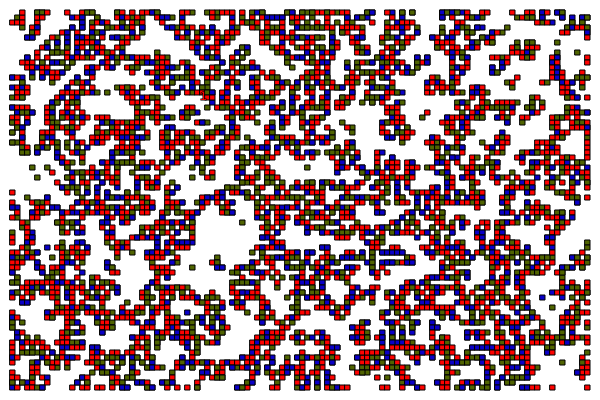
Frame 1 (no input)
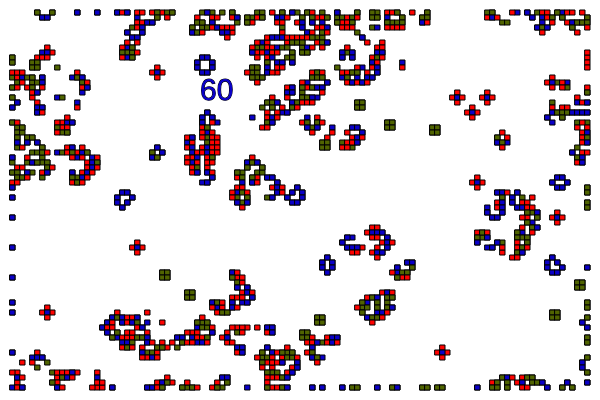
Frame 60 (no input)
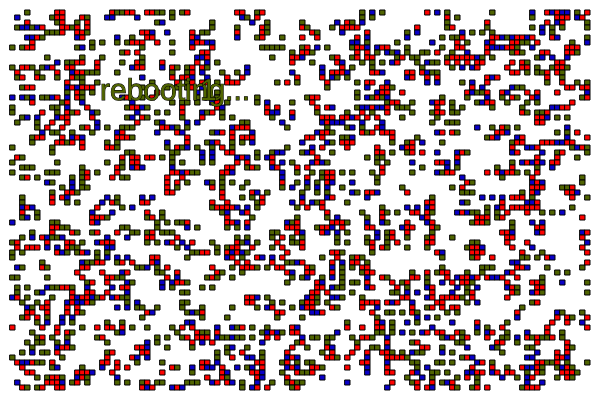
Frame 120 (the mouse pressed at the canvas centre since frame 60)

The p5.js sketch that drew these frames (run headless with seeded random() and noise() and a simulated clock; from frame 60 on, the mouse is pressed at the canvas centre):

// p5.js sketch
// ── sketch.js
let tablero;
let columnas;
let renglones;
let celda_tamanio= 5;
let contador= 0;

function setup() {
  createCanvas(600, 400);
  columnas = width / celda_tamanio;
  renglones = height / celda_tamanio;
  tablero = creaTablero(columnas, renglones);
  for(let x = 1; x < columnas-1; x+= 1){
    for(let y = 1; y < renglones-1; y+= 1){
      tablero[x][y] = floor(random(2));
      print(tablero[x][y]);
    }
  }

  //print(tablero);

}

function draw() {
  background(300);
  pintaTablero();
  siguienteGeneracion();

  if (mouseIsPressed){
    contador= 0
    text("rebooting...",100, 100);
    tablero = creaTablero(columnas, renglones);
  for(let x = 1; x < columnas-1; x+= 1){
    for(let y = 1; y < renglones-1; y+= 1){
      tablero[x][y] = floor(random(2));
      //print(tablero[x][y]);
    }
  }
  }else{
    pintaTablero(columnas, renglones);
  siguienteGeneracion();

}

 contador= contador + 1
  text(contador, 200,100);
  textSize(30);

}

function siguienteGeneracion(){
  let tablero_siguiente = creaTablero(columnas, renglones);
  for(let x = 1; x < columnas-1; x+= 1){
    for(let y = 1; y < renglones-1; y+= 1){
      let celda = tablero[x][y];
      let vecinos = cuentaVecinos(x,y);

      if(celda == 0 && vecinos == 3){
        tablero_siguiente[x][y] = 1;
      }else if(celda == 1 &&(vecinos > 3 || vecinos < 2)){
        tablero_siguiente[x][y] = 0;
      }else{
        tablero_siguiente[x][y] = celda;
      }

    }
  }

  tablero = tablero_siguiente;

}

function cuentaVecinos(x,y){
  let suma_vecinos = 0;
  suma_vecinos += tablero[x -1][y-1];
  suma_vecinos += tablero[x ][y-1];
  suma_vecinos += tablero[x +1][y-1];
  suma_vecinos += tablero[x -1][y];
  suma_vecinos += tablero[x +1][y];
  suma_vecinos += tablero[x -1][y+1];
  suma_vecinos += tablero[x ][y+1];
  suma_vecinos += tablero[x +1][y+1];
  return suma_vecinos;

}

function pintaTablero(cols,ren){
  for(let x = 1; x < columnas-1; x+= 1){
    for(let y = 1; y < renglones-1; y+= 1){
      let posx = x * celda_tamanio;
      let posy = y * celda_tamanio;
      let vecinos = cuentaVecinos(x, y);
      let celda = tablero[x][y];

      if(celda == 0 && vecinos == 3){
        fill(370, 2, 0);
        stroke(0);
        rect(posx, posy, celda_tamanio, celda_tamanio);

  }else if(tablero[x][y] == 1 && vecinos ==2){
        fill(10, 0, 200);
        stroke(0);
        rect(posx, posy, celda_tamanio, celda_tamanio);

    }else if(tablero[x][y] == 1 && vecinos ==3){
        fill(80, 100, 0);
        stroke(0);
        rect(posx, posy, celda_tamanio, celda_tamanio);
        }

      }
    }
  }


function creaTablero(cols, ren){
   let tab = new Array(cols);
   for(let i  = 0; i < tab.length; i = i + 1){
     tab[i] = new Array(ren);
  }
  return tab;
}
